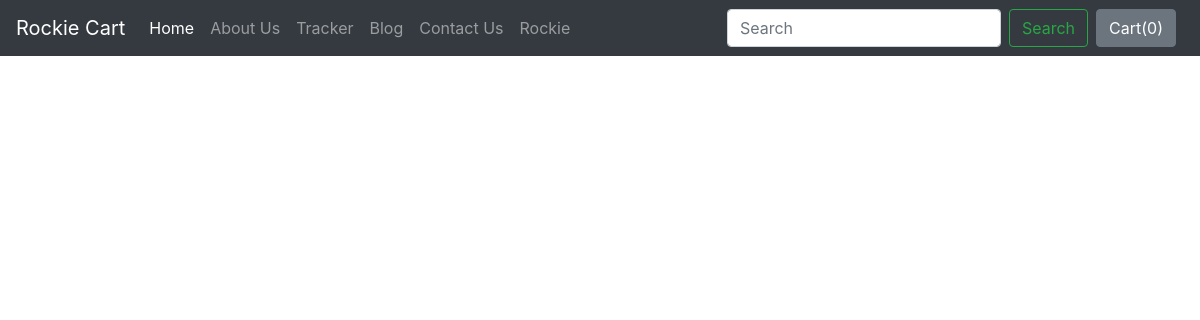
/blog/, run on an earlier commit of the app's database.
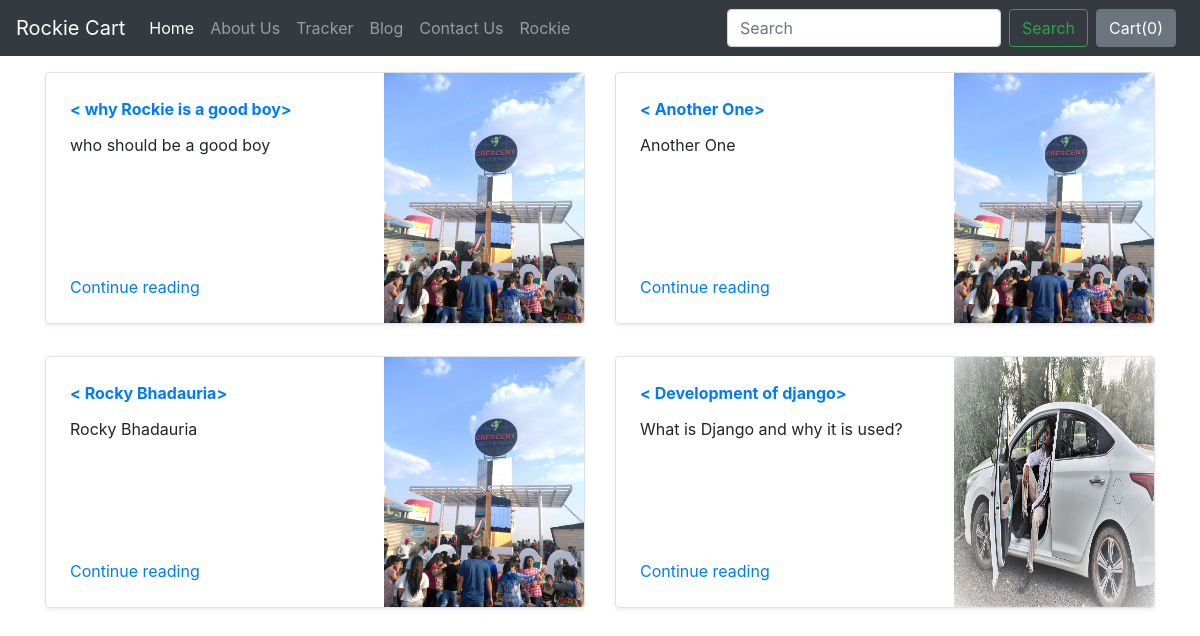
And on a later commit of the database.
### blog/models.py (models this page shows)
class Blogpost(models.Model):
    post_id = models.AutoField(primary_key=True)
    title = models.CharField(max_length=50)
    head0 = models.CharField(max_length=500, default="")
    chead0 = models.CharField(max_length=5000, default="")
    head1 = models.CharField(max_length=500, default="")
    chead1 = models.CharField(max_length=5000, default="")
    head2 = models.CharField(max_length=500, default="")
    chead2 = models.CharField(max_length=5000, default="")
    pub_date = models.DateField()
    thumbnail = models.ImageField(upload_to='shop/images', default="")
    def __str__(self):
        return self.title

### blog/views.py (the view)
# urls.py: path("", views.index,name="blogHome"),
def index(request):
    myposts = Blogpost.objects.all()
    print(myposts)
    return render(request, 'blog/index.html',
                  {'myposts': myposts})

### blog/templates/blog/index.html (shortened to what this page needs)
{%extends 'blog/basic.html'%}
{%block body%}
<div class="container mt-3">
    <div class="row my-2">
        {% for item in myposts %}
        <div class="col-md-6">
            <div class="row no-gutters border rounded overflow-hidden flex-md-row mb-4 shadow-sm h-md-250 position-relative">
                <div class="col p-4 d-flex flex-column position-static">
                    <strong class="d-inline-block mb-2 text-primary">
                        < {{item.head0}}>
                    </strong>
                    <p class="card-text mb-auto">{{item.head1}}</p>
                    <a href="blogpost/{{item.post_id}}" class="stretched-link">Continue reading</a>
                </div>
                <div class="col-auto d-none d-lg-block">
                    <img src="/media/{{item.thumbnail}}" class="bd-placeholder-img" width="200" height="250" aria-label="Placeholder: Thumbnail">
                </div>
            </div>
        </div>
        {% if forloop.counter|divisibleby:2%}
    </div>
    <div class="row my-2">
        {%endif%}
        {%endfor%}</div>
</div>
{%endblock%}

### blog/templates/blog/basic.html (shortened to what this page needs)
<!doctype html>
<html lang="en">
  <head>
    <link rel="stylesheet" href="https://stackpath.bootstrapcdn.com/bootstrap/4.2.1/css/bootstrap.min.css">
  </head>
  <body>
    <nav class="navbar navbar-expand-lg navbar-dark bg-dark">
  <a class="navbar-brand" href="/shop">Rockie Cart</a>
  <div class="collapse navbar-collapse" id="navbarSupportedContent">
    <ul class="navbar-nav mr-auto">
      <li class="nav-item active">
        <a class="nav-link" href="/shop">Home <span class="sr-only">(current)</span></a>
      </li>
      <li class="nav-item">
        <a class="nav-link" href="/shop/about">About Us</a>
      </li>
      <li class="nav-item">
        <a class="nav-link" href="/shop/tracker">Tracker</a>
      </li>
      <li class="nav-item">
        <a class="nav-link" href="/blog">Blog</a>
      </li>
       <li class="nav-item">
        <a class="nav-link" href="/shop/contact">Contact Us</a>
      </li>
      <li class="nav-item">
          <a class="nav-link" href="/shop/rockie">Rockie</a>
      </li>
    </ul>
    <form method='get' action='/shop/search/' class="form-inline my-2 my-lg-0">
      <input class="form-control mr-sm-2" type="search" placeholder="Search" aria-label="Search" name="search" id="search">
      <button class="btn btn-outline-success my-2 my-sm-0" type="submit">Search</button>
    </form>
    <button type="button" class="btn btn-secondary mx-2" id="popcart" data-container="body" data-toggle="popover" data-placement="bottom" data-html="true" data-content="Vivamus
sagittis lacus vel augue laoreet rutrum faucibus.">
  Cart(<span id="cart">0</span>)
</button>
  </div>
</nav>
  {% block body %} {% endblock %}
  </body>
</html>

What changed in the data, as far as the page shows it:
added Blogpost: head0 "why Rockie is a good boy", head1 "who should be a good boy", thumbnail (picture)
added Blogpost: head0 "Another One", head1 "Another One", thumbnail (picture)
added Blogpost: head0 "Rocky Bhadauria", head1 "Rocky Bhadauria", thumbnail (picture)
added Blogpost: head0 "Development of django", head1 "What is Django and why it is used?", thumbnail (picture)
